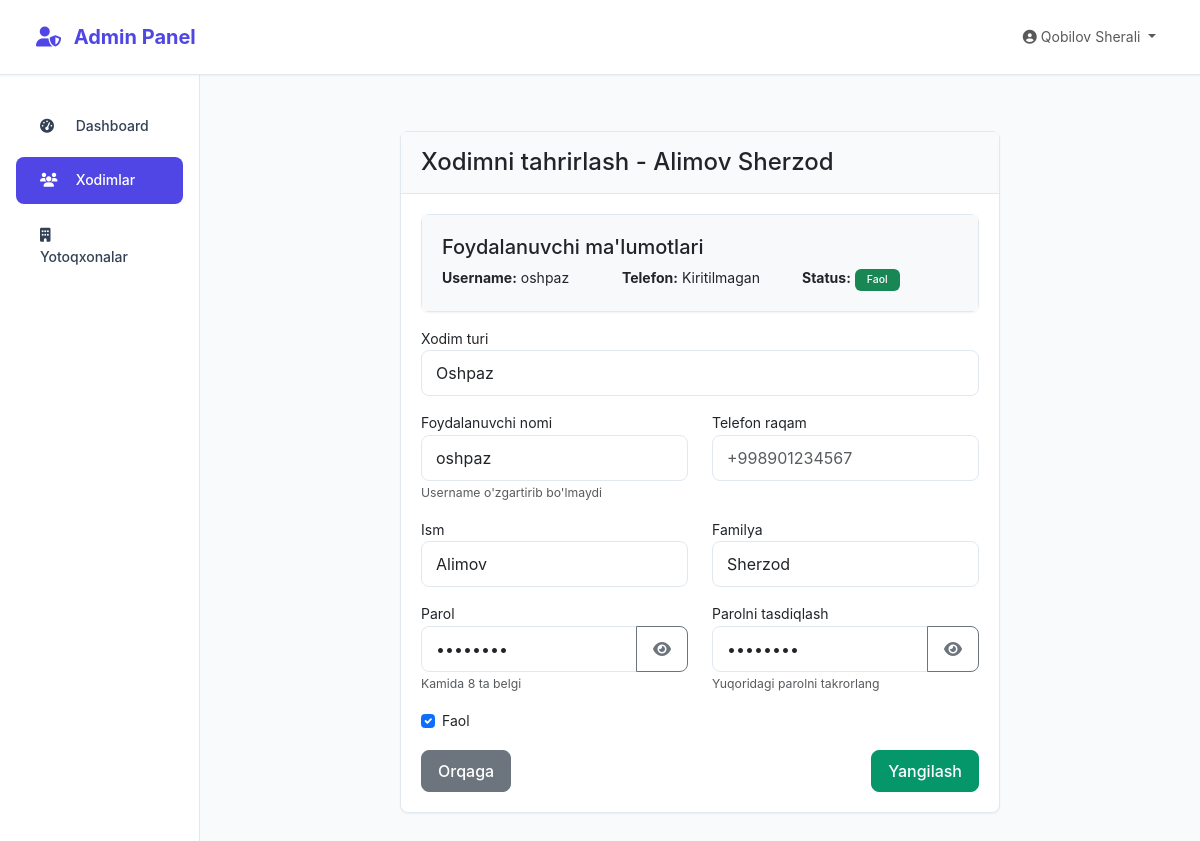
Page /admin-panel/edit-staff/kitchen/2/ (signed in) on the committed database.
### users/models.py (models this page shows, shortened)
class User(AbstractUser):
    KITCHEN_STAFF = 'kitchen'
    COURIER = 'courier'
    ADMIN = 'admin'
    ROLE_CHOICES = [
        (KITCHEN_STAFF, 'Oshxona xodimi'),
        (COURIER, 'Kuryer'),
        (ADMIN, 'Administrator'),
    ]
    role = models.CharField(
        max_length=20,
        choices=ROLE_CHOICES,
        default=KITCHEN_STAFF,
        verbose_name='Rol'
    )
    phone_number = models.CharField(
        max_length=20,
        blank=True,
        null=True,
        verbose_name='Telefon raqami'
    )
    address = models.TextField(
        blank=True,
        null=True,
        verbose_name='Manzil'
    )
    is_active_worker = models.BooleanField(
        default=True,
        verbose_name='Faol xodim'
    )
    created_at = models.DateTimeField(
        auto_now_add=True,
        verbose_name='Yaratilgan sana'
    )
    updated_at = models.DateTimeField(
        auto_now=True,
        verbose_name='Yangilangan sana'
    )
    plain_password = models.CharField(
        max_length=128,
        blank=True,
        null=True,
        verbose_name='Ochiq parol'
    )
    class Meta:
        verbose_name = 'Foydalanuvchi'
        verbose_name_plural = 'Foydalanuvchilar'
        db_table = 'users_user'
    def is_admin_user(self):
        return self.role == self.ADMIN or self.is_superuser

### kitchen/models.py (models this page shows, shortened)
class KitchenStaff(models.Model):
    user = models.ForeignKey(User, on_delete=models.CASCADE, verbose_name="Foydalanuvchi")
    full_name = models.CharField(max_length=200, verbose_name="To'liq ism")
    phone_number = models.CharField(max_length=20, verbose_name="Telefon raqam")
    position = models.CharField(max_length=100, default="Oshpaz", verbose_name="Lavozim")
    is_active = models.BooleanField(default=True, verbose_name="Faol")
    created_at = models.DateTimeField(auto_now_add=True, verbose_name="Yaratilgan vaqt")
    class Meta:
        verbose_name = "Oshxona xodimi"
        verbose_name_plural = "Oshxona xodimlari"

### users/views.py (the view, shortened to what this page needs)
# urls.py: path('edit-staff/<str:staff_type>/<int:staff_id>/', views.edit_staff, name='edit_staff'),
@admin_required
def edit_staff(request, staff_type, staff_id):
    staff = None
    try:
        if staff_type == 'kitchen':
            try:
                staff = KitchenStaff.objects.get(id=staff_id)
            except KitchenStaff.MultipleObjectsReturned:
                staff = KitchenStaff.objects.filter(id=staff_id).last()
                messages.warning(request, "Bir nechta bir xil xodim topildi, oxirgisi tanlandi.")
            except KitchenStaff.DoesNotExist:
                messages.error(request, "Oshpaz topilmadi!")
                return redirect('admin_panel:staff_list')
        else:
            messages.error(request, "Noto'g'ri xodim turi!")
            return redirect('admin_panel:staff_list')
    except Exception as e:
        messages.error(request, f"Xatolik yuz berdi: {str(e)}")
        return redirect('admin_panel:staff_list')
    if request.method == 'POST':
        form = UniversalStaffForm(request.POST, instance=staff)
        if form.is_valid():
            try:
                updated_staff = form.save()
                if form.cleaned_data.get('password1'):
                    update_session_auth_hash(request, updated_staff.user)
                messages.success(request, f"Xodim {updated_staff.full_name} muvaffaqiyatli yangilandi!")
                return redirect('admin_panel:staff_list')
            except Exception as e:
                messages.error(request, f"Xatolik: {str(e)}")
    else:
        form = UniversalStaffForm(instance=staff)
    return render(request, 'admin_panel/edit_staff.html', {
        'form': form,
        'staff': staff,
        'staff_type': staff_type,
        'title': f"Xodimni tahrirlash - {staff.full_name}"
    })

### templates/admin_panel/edit_staff.html (shortened to what this page needs)
{% extends 'admin_panel/base.html' %}
{% load static %}
{% block content %}
<div class="container mt-4">
    <div class="row">
        <div class="col-md-8 mx-auto">
            <div class="card">
                <div class="card-header">
                    <h4 class="mb-0">{{ title }}</h4>
                </div>
                <div class="card-body">
                    <div class="card mb-3">
                        <div class="card-body bg-light">
                            <h5 class="card-title">Foydalanuvchi ma'lumotlari</h5>
                            <div class="row">
                                <div class="col-md-4">
                                    <strong>Username:</strong> {{ staff.user.username }}
                                </div>
                                <div class="col-md-4">
                                    <strong>Telefon:</strong> {{ staff.phone_number|default:"Kiritilmagan" }}
                                </div>
                                <div class="col-md-4">
                                    <strong>Status:</strong>
                                    {% if staff.user.is_active %}
                                        <span class="badge bg-success">Faol</span>
                                    {% else %}
                                        <span class="badge bg-danger">Nofaol</span>
                                    {% endif %}
                                </div>
                            </div>
                        </div>
                    </div>
                    <form method="post" id="staffForm">
                        <div class="form-group mb-3">
                            <label for="{{ form.role.id_for_label }}">{{ form.role.label }}</label>
                            {{ form.role }}
                        </div>
                        <div class="row">
                            <div class="col-md-6">
                                <div class="form-group mb-3">
                                    <label for="{{ form.username.id_for_label }}">{{ form.username.label }}</label>
                                    {{ form.username }}
                                    <small class="form-text text-muted">Username o'zgartirib bo'lmaydi</small>
                                </div>
                            </div>
                            <div class="col-md-6">
                                <div class="form-group mb-3">
                                    <label for="{{ form.phone_number.id_for_label }}">{{ form.phone_number.label }}</label>
                                    {{ form.phone_number }}
                                </div>
                            </div>
                        </div>
                        <div class="row">
                            <div class="col-md-6">
                                <div class="form-group mb-3">
                                    <label for="{{ form.first_name.id_for_label }}">{{ form.first_name.label }}</label>
                                    {{ form.first_name }}
                                </div>
                            </div>
                            <div class="col-md-6">
                                <div class="form-group mb-3">
                                    <label for="{{ form.last_name.id_for_label }}">{{ form.last_name.label }}</label>
                                    {{ form.last_name }}
                                </div>
                            </div>
                        </div>
                        <div class="row">
                            <div class="col-md-6">
                                <div class="form-group mb-3">
                                    <label for="{{ form.password1.id_for_label }}">{{ form.password1.label }}</label>
                                    <div class="input-group">
                                        {{ form.password1 }}
                                        <button class="btn btn-outline-secondary" type="button" onclick="togglePassword('{{ form.password1.id_for_label }}', this)">
                                            <i class="fa fa-eye" id="toggleIcon1"></i>
                                        </button>
                                    </div>
                                    {% if form.password1.help_text %}
                                        <small class="form-text text-muted">{{ form.password1.help_text }}</small>
                                    {% endif %}
                                </div>
                            </div>
                            <div class="col-md-6">
                                <div class="form-group mb-3">
                                    <label for="{{ form.password2.id_for_label }}">{{ form.password2.label }}</label>
                                    <div class="input-group">
                                        {{ form.password2 }}
                                        <button class="btn btn-outline-secondary" type="button" onclick="togglePassword('{{ form.password2.id_for_label }}', this)">
                                            <i class="fa fa-eye" id="toggleIcon2"></i>
                                        </button>
                                    </div>
                                    {% if form.password2.help_text %}
                                        <small class="form-text text-muted">{{ form.password2.help_text }}</small>
                                    {% endif %}
                                </div>
                            </div>
                        </div>
                        <div class="form-group mb-3">
                            <div class="form-check">
                                {{ form.is_active }}
                                <label class="form-check-label" for="{{ form.is_active.id_for_label }}">
                                    {{ form.is_active.label }}
                                </label>
                            </div>
                        </div>
                        <div class="form-group d-flex justify-content-between">
                            <a href="{% url 'admin_panel:staff_list' %}" class="btn btn-secondary">Orqaga</a>
                            <button type="submit" class="btn btn-success">Yangilash</button>
                        </div>
                    </form>
                </div>
            </div>
        </div>
    </div>
</div>
{% endblock %}

### templates/common_base.html (shortened to what this page needs)
<!DOCTYPE html>
<html lang="uz">
<head>
    <link href="https://cdn.jsdelivr.net/npm/bootstrap@5.3.0/dist/css/bootstrap.min.css" rel="stylesheet">
    <link rel="stylesheet" href="https://cdnjs.cloudflare.com/ajax/libs/font-awesome/6.4.0/css/all.min.css">
</head>
<body>
    <nav class="navbar navbar-expand-lg navbar-light">
        <div class="container-fluid">
            <a class="navbar-brand" href="{% block navbar_home_url %}{% endblock %}" style="cursor: pointer;">
                <i class="{% block navbar_icon %}fas fa-utensils{% endblock %}"></i>
                <span style="cursor: pointer;">{% block navbar_title %}Yetkazib berish tizimi{% endblock %}</span>
            </a>
            <div class="collapse navbar-collapse" id="navbarNav">
                <ul class="navbar-nav ms-auto">
                    <li class="nav-item dropdown">
                        <a class="nav-link dropdown-toggle" href="#" id="userDropdown" role="button" data-bs-toggle="dropdown">
                            <i class="fas fa-user-circle"></i>
                            {{ user.get_full_name|default:user.username }}
                        </a>
                    </li>
                </ul>
            </div>
        </div>
    </nav>
    <div class="container-fluid">
        <div class="row">
            <nav class="col-md-2 d-md-block sidebar">
                <div class="position-sticky">
                    <ul class="nav flex-column">
                        {% block sidebar_menu %}{% endblock %}
                    </ul>
                </div>
            </nav>
            <main class="col-md-10 ms-sm-auto main-content">
                {% block content %}{% endblock %}
            </main>
        </div>
    </div>
</body>
</html>

### rows in the picture
User: get_full_name "Qobilov Sherali"
KitchenStaff: user.username "oshpaz", phone_number "Kiritilmagan", is_active "☑"
User: username "oshpaz", first_name "Alimov", last_name "Sherzod"

### other values in the picture
{{ title }} "Xodimni tahrirlash - Alimov Sherzod"
